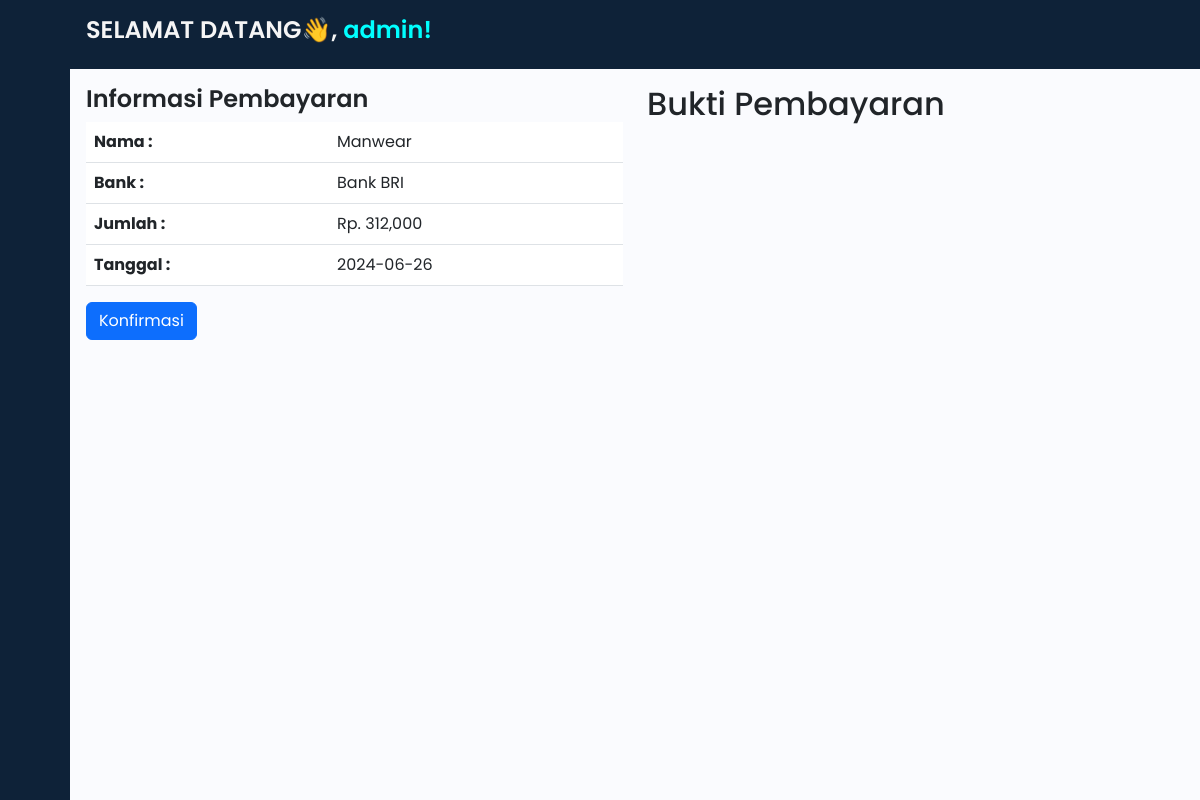
The app's page /administrator/dashboard.php?halaman=pembayaran&id=7 (signed in) with its own data.
### tables this page shows
CREATE TABLE `pembayaran` (
  `id_pembayaran` int(11) NOT NULL,
  `id_pembelian` int(11) NOT NULL,
  `nama` varchar(200) NOT NULL,
  `bank` varchar(100) NOT NULL,
  `jumlah` int(11) NOT NULL,
  `tanggal` date NOT NULL,
  `bukti` varchar(200) NOT NULL
);

### administrator/lihat_pembayaran.php (the view, shortened to what this page needs)
<?php
include "koneksi.php";
$id_pembelian = $_GET['id'];
$query =  mysqli_query($connect, "SELECT * FROM pembayaran WHERE id_pembelian = '$id_pembelian'");
$detail = mysqli_fetch_assoc($query);
?>
<!DOCTYPE html>
<html lang="en">
<head>
    <link rel="stylesheet" href="https://cdn.jsdelivr.net/npm/bootstrap-icons@1.11.3/font/bootstrap-icons.min.css">
    <link rel="stylesheet" href="https://unpkg.com/aos@next/dist/aos.css" />
</head>
<body>
    <div class="kontainer-1 p-3">
        <div class="row">
            <div class="col-md-6">
            <h1>Informasi Pembayaran</h1>
                <table class="table">
                    <tr>
                        <th>Nama : </th>
                        <td><?php echo $detail['nama'];?></td>
                    </tr>
                    <tr>
                        <th>Bank : </th>
                        <td><?php echo $detail['bank'];?></td>
                    </tr>
                    <tr>
                        <th>Jumlah : </th>
                        <td>Rp. <?php echo number_format($detail['jumlah']);?></td>
                    </tr>
                    <tr>
                        <th>Tanggal : </th>
                        <td><?php echo $detail['tanggal'];?></td>
                    </tr>
                </table>
                <form action="" method="post" enctype="multipart/form-data">
                    <button name="konfirmasi" class="btn btn-primary">Konfirmasi</button>
                </form>
            </div>
            <div class="col-md-6">
                <h2>Bukti Pembayaran</h2>
            </div>
        </div>
    </div>
</body>
</html>

### administrator/dashboard.php (style rules this page uses)
h1 { font-weight: 600; font-size: 1.5rem; }
body { font-family: 'Poppins', sans-serif; }

### records on screen
pembayaran: nama "Manwear", bank "Bank BRI", jumlah "312,000", tanggal "2024-06-26"

### other values on screen
$_SESSION['username'] "admin"
